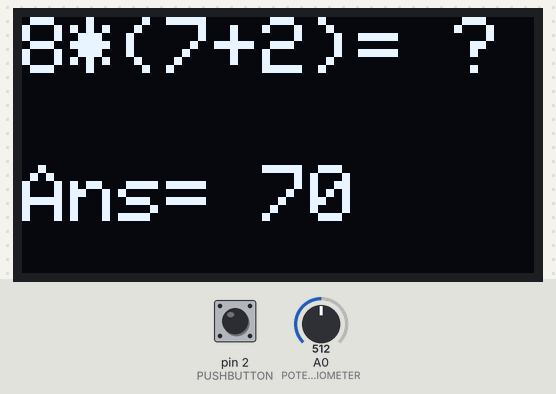
Simulated run of this sketch. Board: Arduino Uno, built with avr-gcc and run on an emulated ATmega328P. On the bench: 128×64 one-colour display. The test bench sets the inputs (shaded band); at power-on: pin 2 (PUSHBUTTON) HIGH, A0 (POTENTIOMETER) = 512. Random numbers use the default seed unless the sketch sets one.

Above: at 5.2 s.
5.3 s: pin 2 (PUSHBUTTON) pulled LOW for 0.15 s
At 6.1 s:
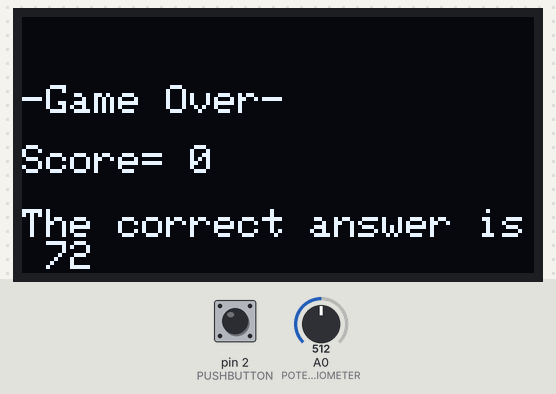
8.4 s: A0 (POTENTIOMETER) set to 716
At 10.8 s:
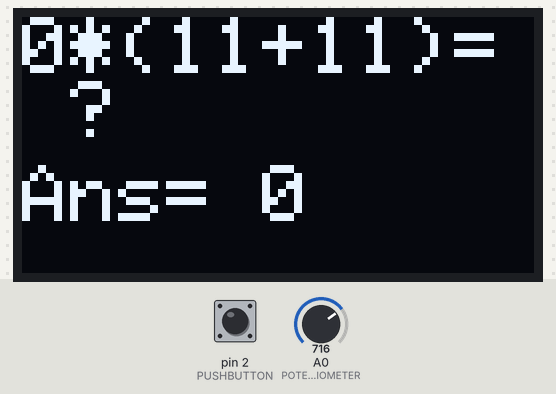
11.4 s: pin 2 (PUSHBUTTON) pulled LOW for 1 s
At 12.4 s:
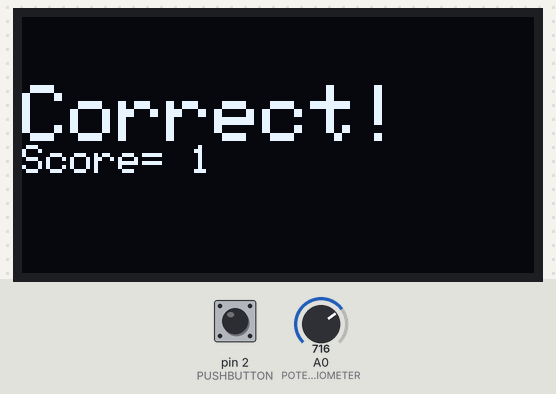
14.9 s: A0 (POTENTIOMETER) set to 900
At 16.1 s:
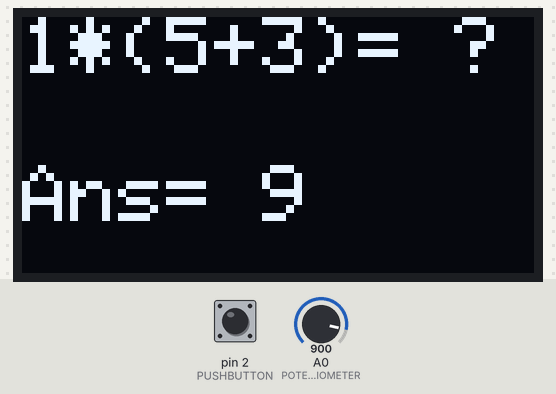
16.4 s: A0 (POTENTIOMETER) set to 1023
At 17.1 s:
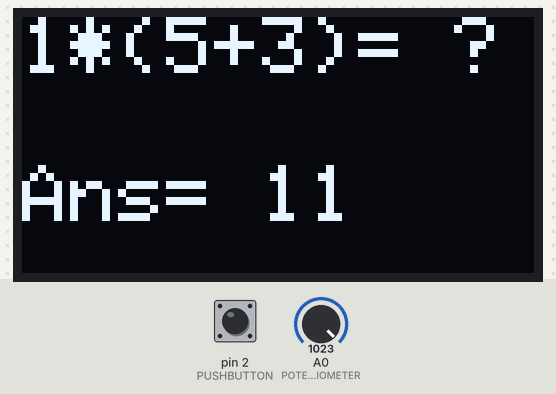
Timing chart, 0 to 18.9 s (numbered marks = the images above; inputs shaded):
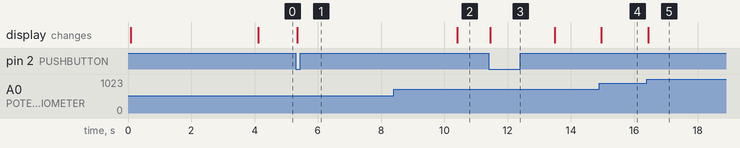

Measured:
- after the input at 5.3 s, the display: changes at once (image 1)
- after the input at 11.4 s, the display: changes after 0.06 s (image 3)
- after the input at 14.9 s, the display: changes after 0.05 s (image 4)
- after the input at 16.4 s, the display: changes after 0.05 s (image 5)

The sketch:

MathQuiz.ino
```cpp
/*
 * A simple math quiz game that can be played on an OLED screen.
 * The game uses a potentiometer and a pushbutton for user INPUT.
 * It generates questions in a using a defined format but with random numbers.
 * For circuit diagram and other details visit www.curiousmotor.com
 * to add more levels all variables marked with //##CHANGE need to be changed
 */


#include <SPI.h>
#include <Wire.h>
#include <Adafruit_GFX.h>
#include <Adafruit_SSD1306.h>

#define SCREEN_WIDTH 128 // OLED display width, in pixels
#define SCREEN_HEIGHT 64 // OLED display height, in pixels
#define PUSHBUTTON 2 // Pushbutton is connected to pin 2
#define POTENTIOMETER A0 //Potentiometer output is wired to A0
// Declaration for an SSD1306 display connected to I2C (SDA, SCL pins)
#define OLED_RESET     -1 // Reset pin # (or -1 if sharing Arduino reset pin)
Adafruit_SSD1306 display(SCREEN_WIDTH, SCREEN_HEIGHT, &Wire, OLED_RESET);

int score= 0; // Keep track of score
int correctAnswer; //correct solution of the question
String equation; // String to store the question
int x,y,z; //variables for numbers in questions, declared here for global scope
int ansUpperLimit; // upperlimit for potentiometer value
int ansLowerLimit; // lowerlimit for potentiometer value
int questionsToLevelUp=3; //No of questions you need to answer correctly to level up
int level=1; // Decided variety of questions
int prevLevelUp;
const int maxlevel=2; //the max level you've programmed for    ##CHANGE
volatile int selectedAnswer; // answer selected by user
#define LOGO_HEIGHT   64
#define LOGO_WIDTH    128
// Below is the splash screen for the curiousmotor logo- (can be removed)
const unsigned char logo_bmp [] PROGMEM = {
  0x00, 0x00, 0x00, 0x00, 0x00, 0x00, 0x00, 0x00, 0x00, 0x00, 0x00, 0x00, 0x00, 0x00, 0x00, 0x00,
  0x00, 0x00, 0x00, 0x00, 0x00, 0x00, 0x00, 0x00, 0x00, 0x00, 0x00, 0x00, 0x00, 0x00, 0x00, 0x00,
  0x00, 0x00, 0x00, 0x00, 0x00, 0x00, 0x00, 0x00, 0x00, 0x00, 0x00, 0x00, 0x00, 0x00, 0x00, 0x00,
  0x00, 0x00, 0x00, 0x00, 0x00, 0x00, 0x00, 0x00, 0x00, 0x00, 0x00, 0x00, 0x00, 0x00, 0x00, 0x00,
  0x00, 0x00, 0x00, 0x00, 0x00, 0x00, 0x00, 0x00, 0x00, 0x00, 0x00, 0x00, 0x40, 0x00, 0x00, 0x00,
  0x00, 0x00, 0x00, 0x02, 0x00, 0x00, 0x00, 0x00, 0x00, 0x00, 0x00, 0x00, 0x60, 0x00, 0x00, 0x00,
  0x00, 0x00, 0x00, 0x06, 0x00, 0x00, 0x00, 0x00, 0x00, 0x00, 0x00, 0x00, 0x30, 0x00, 0x00, 0x00,
  0x00, 0x00, 0x00, 0x2e, 0x00, 0x00, 0x00, 0x00, 0x00, 0x00, 0x00, 0x00, 0x30, 0x00, 0x00, 0x00,
  0x00, 0x00, 0x00, 0x2c, 0x00, 0x00, 0x00, 0x00, 0x00, 0x00, 0x00, 0x00, 0x3a, 0x00, 0x00, 0x00,
  0x00, 0x00, 0x00, 0x7c, 0x00, 0x00, 0x00, 0x00, 0x00, 0x00, 0x00, 0x00, 0x3b, 0x00, 0x00, 0x00,
  0x00, 0x00, 0x00, 0x74, 0x00, 0x00, 0x00, 0x00, 0x00, 0x00, 0x00, 0x00, 0x1f, 0x00, 0x00, 0x00,
  0x00, 0x00, 0x00, 0xf4, 0x00, 0x00, 0x00, 0x00, 0x00, 0x00, 0x00, 0x00, 0x17, 0x00, 0x00, 0x00,
  0x00, 0x00, 0x01, 0xff, 0x00, 0x00, 0x00, 0x00, 0x00, 0x00, 0x00, 0x00, 0x77, 0x40, 0x00, 0x00,
  0x00, 0x00, 0x03, 0xbf, 0x00, 0x00, 0x00, 0x00, 0x00, 0x00, 0x00, 0x00, 0x77, 0x40, 0x00, 0x00,
  0x00, 0x00, 0x03, 0xbf, 0x00, 0x00, 0x00, 0x00, 0x00, 0x00, 0x00, 0x00, 0x77, 0x40, 0x00, 0x00,
  0x00, 0x00, 0x03, 0xbf, 0x00, 0x00, 0x00, 0x00, 0x00, 0x00, 0x00, 0x00, 0x77, 0xe0, 0x00, 0x00,
  0x00, 0x00, 0x03, 0xbf, 0x00, 0x00, 0x00, 0x00, 0x00, 0x00, 0x00, 0x00, 0x7d, 0xa0, 0x00, 0x00,
  0x00, 0x00, 0x02, 0xff, 0x00, 0x00, 0x00, 0x00, 0x00, 0x00, 0x00, 0x00, 0xff, 0xa0, 0x00, 0x00,
  0x00, 0x00, 0x02, 0xfd, 0x80, 0x00, 0x00, 0x00, 0x00, 0x00, 0x00, 0x00, 0xff, 0xa0, 0x00, 0x00,
  0x00, 0x00, 0x02, 0x7d, 0x80, 0x00, 0x00, 0x00, 0x00, 0x00, 0x00, 0x01, 0xff, 0x20, 0x00, 0x00,
  0x00, 0x00, 0x0e, 0xff, 0x40, 0x00, 0x00, 0x00, 0x00, 0x00, 0x00, 0x01, 0xbf, 0xb0, 0x00, 0x00,
  0x00, 0x00, 0x0e, 0xbe, 0xe0, 0x00, 0x00, 0x00, 0x00, 0x00, 0x00, 0x02, 0xae, 0xb0, 0x00, 0x00,
  0x00, 0x00, 0x06, 0xba, 0x28, 0x00, 0x00, 0x00, 0x00, 0x00, 0x00, 0x07, 0x75, 0x30, 0x00, 0x00,
  0x00, 0x00, 0x07, 0xd5, 0x58, 0x00, 0x00, 0x00, 0x00, 0x00, 0x00, 0x1c, 0xd5, 0x70, 0x00, 0x00,
  0x00, 0x00, 0x05, 0xf4, 0x9c, 0x00, 0x00, 0x00, 0x00, 0x00, 0x00, 0x1c, 0xab, 0xe0, 0x00, 0x00,
  0x00, 0x00, 0x05, 0xfa, 0xd4, 0x00, 0x00, 0x00, 0x00, 0x00, 0x00, 0x19, 0x0f, 0x60, 0x00, 0x00,
  0x00, 0x00, 0x02, 0xf9, 0x76, 0x00, 0x00, 0x00, 0x00, 0x00, 0x00, 0x2f, 0x4f, 0xa0, 0x00, 0x00,
  0x00, 0x00, 0x0f, 0x6c, 0x33, 0x00, 0x00, 0x00, 0x00, 0x00, 0x00, 0x6e, 0x1f, 0x58, 0x00, 0x00,
  0x00, 0x00, 0x07, 0xd6, 0x39, 0x00, 0x00, 0x00, 0x00, 0x00, 0x00, 0xca, 0x6e, 0xf0, 0x00, 0x00,
  0x00, 0x00, 0x04, 0xed, 0xa8, 0x80, 0x00, 0x01, 0x20, 0x00, 0x00, 0x93, 0xd3, 0xb0, 0x00, 0x00,
  0x00, 0x00, 0x02, 0xb2, 0x64, 0x80, 0x00, 0x09, 0x20, 0x00, 0x00, 0x86, 0x24, 0xa0, 0x00, 0x00,
  0x00, 0x00, 0x02, 0x78, 0x91, 0x80, 0x00, 0x05, 0xe8, 0x00, 0x00, 0x84, 0x8f, 0x60, 0x00, 0x00,
  0x00, 0x00, 0x05, 0x7c, 0x19, 0x00, 0x00, 0x04, 0x10, 0x00, 0x00, 0xc8, 0x3f, 0xf0, 0x00, 0x00,
  0x00, 0x00, 0x03, 0xf1, 0xc1, 0x00, 0x00, 0x14, 0x10, 0x00, 0x00, 0x41, 0xc7, 0xe0, 0x00, 0x00,
  0x00, 0x00, 0x03, 0xe6, 0x09, 0x00, 0x00, 0x00, 0x00, 0x00, 0x00, 0x4c, 0x37, 0x40, 0x00, 0x00,
  0x00, 0x00, 0x01, 0x50, 0x83, 0x00, 0x00, 0x04, 0x10, 0x00, 0x00, 0x44, 0x0d, 0xc0, 0x00, 0x00,
  0x00, 0x00, 0x00, 0xbc, 0x03, 0x00, 0x00, 0x05, 0xd0, 0x00, 0x00, 0x40, 0x1f, 0x80, 0x00, 0x00,
  0x00, 0x00, 0x00, 0x7f, 0xc3, 0x00, 0x00, 0x02, 0xb0, 0x00, 0x00, 0x41, 0xff, 0x00, 0x00, 0x00,
  0x00, 0x00, 0x00, 0x3f, 0x01, 0x00, 0x00, 0x09, 0xa0, 0x00, 0x00, 0x44, 0xfe, 0x00, 0x00, 0x00,
  0x00, 0x00, 0x00, 0x1c, 0x01, 0x00, 0xe0, 0x01, 0xe0, 0x00, 0x00, 0x40, 0x18, 0x00, 0x00, 0x00,
  0x00, 0x00, 0x00, 0x0f, 0x41, 0x01, 0x90, 0x00, 0x20, 0x00, 0x00, 0xc3, 0x68, 0x00, 0x00, 0x00,
  0x00, 0x00, 0x00, 0x08, 0xf9, 0x83, 0x00, 0x00, 0xf3, 0xc0, 0x00, 0x8f, 0x98, 0x00, 0x00, 0x00,
  0x00, 0x00, 0x00, 0x05, 0xf8, 0xf2, 0x00, 0x1c, 0xf2, 0x60, 0xef, 0x8f, 0xd0, 0x00, 0x00, 0x00,
  0x00, 0x00, 0x00, 0x02, 0x7e, 0x7a, 0x04, 0x72, 0xf6, 0x31, 0x8f, 0x3f, 0x60, 0x00, 0x00, 0x00,
  0x00, 0x00, 0x00, 0x01, 0xfc, 0x0a, 0x06, 0x70, 0xf4, 0x31, 0x88, 0x1f, 0x80, 0x00, 0x00, 0x00,
  0x00, 0x00, 0x00, 0x00, 0x19, 0xfa, 0x02, 0x70, 0x74, 0x71, 0x4f, 0x8c, 0x00, 0x00, 0x00, 0x00,
  0x00, 0x00, 0x00, 0x00, 0x0f, 0x03, 0x1e, 0xf0, 0x73, 0xd3, 0x20, 0x78, 0x00, 0x00, 0x00, 0x00,
  0x00, 0x00, 0x00, 0x00, 0x00, 0x01, 0xf3, 0xd0, 0x70, 0x0f, 0x20, 0x00, 0x00, 0x00, 0x00, 0x00,
  0x00, 0x00, 0x00, 0x00, 0x00, 0x00, 0x00, 0x00, 0x70, 0x00, 0xe0, 0x00, 0x00, 0x00, 0x00, 0x00,
  0x00, 0x00, 0x00, 0x00, 0x00, 0x00, 0x0c, 0x00, 0x20, 0x00, 0x00, 0x00, 0x00, 0x00, 0x00, 0x00,
  0x00, 0x00, 0x00, 0x00, 0x00, 0x00, 0x0c, 0x20, 0x00, 0x00, 0x00, 0x00, 0x00, 0x00, 0x00, 0x00,
  0x00, 0x00, 0x00, 0x00, 0x00, 0x00, 0x0c, 0x60, 0x00, 0x00, 0x00, 0x00, 0x00, 0x00, 0x00, 0x00,
  0x00, 0x00, 0x00, 0x00, 0x00, 0x00, 0x0c, 0x6f, 0x21, 0xe0, 0x00, 0x00, 0x00, 0x00, 0x00, 0x00,
  0x00, 0x00, 0x00, 0x00, 0x00, 0x00, 0x1c, 0x79, 0xa1, 0x37, 0x00, 0x00, 0x00, 0x00, 0x00, 0x00,
  0x00, 0x00, 0x00, 0x00, 0x00, 0x00, 0x14, 0xf1, 0xa2, 0x1f, 0x00, 0x00, 0x00, 0x00, 0x00, 0x00,
  0x00, 0x00, 0x00, 0x00, 0x00, 0x00, 0x16, 0xf1, 0xfa, 0x18, 0x00, 0x00, 0x00, 0x00, 0x00, 0x00,
  0x00, 0x00, 0x00, 0x00, 0x00, 0x00, 0x13, 0xf1, 0xe2, 0x38, 0x00, 0x00, 0x00, 0x00, 0x00, 0x00,
  0x00, 0x00, 0x00, 0x00, 0x00, 0x00, 0x13, 0x7f, 0x27, 0xe8, 0x00, 0x00, 0x00, 0x00, 0x00, 0x00,
  0x00, 0x00, 0x00, 0x00, 0x00, 0x00, 0x00, 0x60, 0x3c, 0x08, 0x00, 0x00, 0x00, 0x00, 0x00, 0x00,
  0x00, 0x00, 0x00, 0x00, 0x00, 0x00, 0x00, 0x60, 0x10, 0x00, 0x00, 0x00, 0x00, 0x00, 0x00, 0x00,
  0x00, 0x00, 0x00, 0x00, 0x00, 0x00, 0x00, 0x60, 0x00, 0x00, 0x00, 0x00, 0x00, 0x00, 0x00, 0x00,
  0x00, 0x00, 0x00, 0x00, 0x00, 0x00, 0x00, 0x00, 0x00, 0x00, 0x00, 0x00, 0x00, 0x00, 0x00, 0x00,
  0x00, 0x00, 0x00, 0x00, 0x00, 0x00, 0x00, 0x00, 0x00, 0x00, 0x00, 0x00, 0x00, 0x00, 0x00, 0x00,
  0x00, 0x00, 0x00, 0x00, 0x00, 0x00, 0x00, 0x00, 0x00, 0x00, 0x00, 0x00, 0x00, 0x00, 0x00, 0x00
};


//Function to draw the curiousmotor splash screen
void testdrawbitmap(void) {
  display.clearDisplay();
  display.drawBitmap(
    (display.width()  - LOGO_WIDTH ) / 2,
    (display.height() - LOGO_HEIGHT) / 2,
    logo_bmp, LOGO_WIDTH, LOGO_HEIGHT, 1);
  display.display();
  delay(1000);
}

void setup() {
  randomSeed(analogRead(A2));//To ensure random values for random function
  Serial.begin(9600);
    if(!display.begin(SSD1306_SWITCHCAPVCC, 0x3C)) { // Address 0x3C for 128x32
      Serial.println(F("SSD1306 allocation failed"));
      for(;;); // Don't proceed, loop forever
  }
  display.clearDisplay();
  display.display();
  testdrawbitmap();
  delay(3000);
  display.clearDisplay();
  display.setTextWrap(true);

  pinMode(PUSHBUTTON, INPUT_PULLUP); // Declare the pushbutton as input
  newQuestion();
}

void loop() {
  displayEquation(equation);
  displayAnswerOptions();
  display.display();

  if(digitalRead(PUSHBUTTON)==LOW){
    checkAndProceed();
    delay(1000);
  }
  display.clearDisplay();
}

void displayAnswerOptions(){
  display.setTextSize(2);
  display.setTextColor(SSD1306_WHITE);        // Draw white text
  display.setCursor(0,SCREEN_HEIGHT/2+5);
  selectedAnswer= map(analogRead(POTENTIOMETER), 0, 1023, ansLowerLimit, ansUpperLimit); //Map pot values that range from 0-1023 to upper and lower limit values depending on the question's nswer
  display.println("Ans= " + String(selectedAnswer));
}

//Function to display question
void displayEquation(String equation){
  display.setTextSize(2);             // Normal 1:1 pixel scale
  display.setTextColor(SSD1306_WHITE);        // Draw white text
  display.setCursor(0,0);
  display.println(equation);

}

//Function to check user's answer and proceed
void checkAndProceed(void){
  display.clearDisplay();
  //if correct then proceed else cut one point.
  if(correctAnswer==selectedAnswer){
    score++;
    display.setCursor(0,SCREEN_HEIGHT/2-15);
    display.setTextSize(2);
    display.println("Correct!");
    display.setCursor(0,SCREEN_HEIGHT/2);
    display.setTextSize(1);
    display.println("Score= " + String(score));
    if (score-prevLevelUp>questionsToLevelUp && level+1<=maxlevel){
        levelup();
    }

  }
  else{
    resetGame();
  }
  newQuestion();
  display.display();
  delay(1000);
  display.clearDisplay();
}

//function to generate new question
void newQuestion(void){
  x=random(0,12);
  y=random(0,12);
  z=random(0,12);
  int r = random(0, level);//as level increases, variety of questions increases
  //Add your questions and answers below by following the example below
  String equationSet[]={String(x)+"*("+String(y)+"+"+String(z)+")= ?" , "("+String(x)+"+"+String(y)+")"+"("+String(x)+"-"+String(y)+")", String(x)+"*("+String(y)+"*"+String(z)+"-1)"}; //##CHANGE
  int answerSet[]={x*(y+z), x*x-y*y, x*y*z-x}; //##CHANGE

  equation= equationSet[r];
  correctAnswer=answerSet[r];
  ansUpperLimit=correctAnswer + random(2,11);
  ansLowerLimit=correctAnswer - random(2,11);
}

//resetGame and display score
void resetGame(void){
  level=1;
  score=0;
  display.setCursor(0,SCREEN_HEIGHT/2-15);
  display.setTextSize(1);
  display.println("-Game Over-");
  display.setCursor(0,SCREEN_HEIGHT/2);
   display.setTextSize(1);
  display.println("Score= " + String(score));
  display.println();
  display.println("The correct answer is " + String(correctAnswer));
  display.display();
  delay(3000);
}

void levelup(void){
  level++;
  display.clearDisplay();
  display.setCursor(0,SCREEN_HEIGHT/2-15);
  display.setTextSize(2);
  display.println("LEVEL "+ String(level)+ "!");
  display.display();
  delay(2000);
}
```
